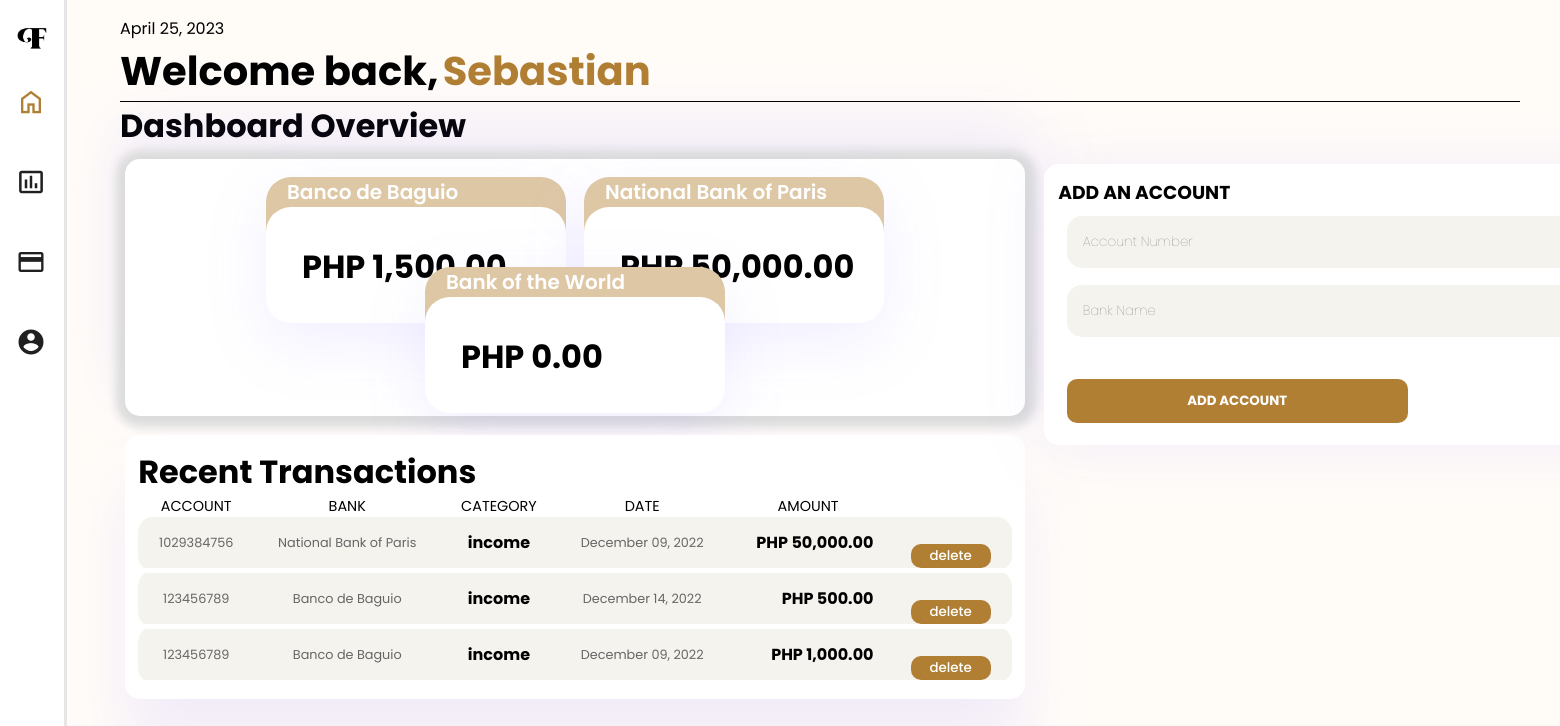
The app's page /home.php (signed in) with its own data.
### tables this page shows
CREATE TABLE IF NOT EXISTS `linked_accounts` (
  `account_id` int(11) NOT NULL AUTO_INCREMENT,
  `bank_name` varchar(32) NOT NULL,
  `acc_num` int(11) NOT NULL,
  `balance` int(11) NOT NULL DEFAULT 0,
  `u_id` int(11) NOT NULL,
  PRIMARY KEY (`account_id`)
);

CREATE TABLE IF NOT EXISTS `transactions` (
  `transaction_ID` int(6) NOT NULL AUTO_INCREMENT,
  `u_ID` int(11) NOT NULL,
  `amount` int(11) NOT NULL,
  `date` date NOT NULL,
  `type` varchar(32) NOT NULL,
  `acc_num` int(11) NOT NULL,
  PRIMARY KEY (`transaction_ID`),
  KEY `u_ID` (`u_ID`)
);

### transactions-recent.php (the view, shortened to what this page needs)
<table class="transaction">
    <thead class="transc-head">
        <tr>
            <td>ACCOUNT</td>
            <td>BANK</td>
            <td>CATEGORY</td>
            <td>DATE</td>
            <td>AMOUNT</td>
            <td></td>
        </tr>
    </thead>
    <tbody>
    <?php
    include("dbconn.php");
    $userid = $_SESSION['sess_uid'];
    $gettrans = "SELECT a.*, b.bank_name FROM transactions a INNER JOIN linked_accounts b ON a.acc_num = b.acc_num AND a.u_ID = $userid order by transaction_ID desc";
    $result = $conn->query($gettrans);
    if ($result->num_rows > 0) {
        while($usertrans = $result -> fetch_assoc()){
    ?>
        <tr class="data-row">
            <td class="td-desc"><?php echo $usertrans['acc_num'] ?></td>
            <td class="td-desc"><?php echo $usertrans['bank_name'] ?></td>
            <td class="td-highlight"><?php echo $usertrans['type'] ?></td>
            <td class="td-desc">
                <?php
                    $tdat = date_create($usertrans['date'])->format('F d, Y');
                    echo $tdat;
                ?>
            </td>
            <td class="td-highlight" align="right">
                PHP <?php echo number_format($usertrans["amount"],2); ?>
            </td>
            <td class="transc-delete">
                <form action="transactions-delete.php" method="post">
                    <input type="hidden" name="pagefrom" value="<?php echo basename($_SERVER["REQUEST_URI"], ".php") ?>"><br>
                    <input class="delete-button" type="submit" name="delete" value="delete">
                </form>
            </td>
        </tr>
    <?php
        }
        }
    ?>
    </tbody>
</table>

### home.php (shortened to what this page needs)
<!DOCTYPE html>
<html lang="en">
<head>
    <link rel="stylesheet" href="css/Nav-Head.css"/>
    <link rel="stylesheet" href="css/Main-Hero.css"/>
</head>
<body>
<?php include 'leftnavbar.php';?>
      <main>
        <?php include 'header-date-user.php';?>
          <h1 class="head-title">
            Dashboard Overview
          </h1>
    <div class="Hero-Main">
            <div class="Left-Hero">
                <?php include 'balance-cards.php'; ?>
                <div class="transc-history">
                    <h1 class="head-title">
                        Recent Transactions
                    </h1>
                    <?php include 'transactions-recent.php'; ?>
                </div>
            </div>
           <div class="Right-Hero">
                <div class="quick-acc">
                    <h3 class="small-title-black">ADD AN ACCOUNT</h3>
                    <form action="accounts-add.php" method="post">
                        <input class="rounded-form" type="text" name="Acc_num" placeholder="Account Number"><br>
                        <input class="rounded-form" type="text" name="Bank_name" placeholder="Bank Name"><br>
                        <input class="rounded-form" type="hidden" name="pagefrom" value="<?php echo basename($_SERVER["REQUEST_URI"], ".php") ?>"><br>
                        <input class="add-button" type="submit" value="ADD ACCOUNT">
                    </form>
                </div>
           </div>
       </div>
      </main>
</body>
</html>

### leftnavbar.php
<?php
    $currentPage = basename($_SERVER["REQUEST_URI"], ".php");
?>
<nav class="navbar">
    <ul class="navbar-nav">
        <li class="">
        <img src="flow-logo.png" class="logo">
        </li>
        <li class="nav-item">
        <a href="home.php" class="nav-link">
            <span class="material-symbols-outlined <?php if ($currentPage=="home"){echo "ic-highlight";}; ?>">home</span>
        </a>
        </li>
        <li class="nav-item">
        <a href="statistics.php" class="nav-link">
            <span class="material-icons <?php if ($currentPage=="statistics"){echo "ic-highlight";}; ?>">insert_chart_outlined</span>
        </a>
        </li>
        <li class="nav-item">
        <a href="transactions.php" class="nav-link">
            <span class="material-symbols-outlined <?php if ($currentPage=="transactions"){echo "ic-highlight";}; ?>">credit_card</span>
        </a>
        </li>
        <li class="nav-item">
        <a href="accounts.php" class="nav-link">
            <span class="material-icons <?php if ($currentPage=="accounts"){echo "ic-highlight";}; ?>">account_circle</span>
        </a>
        </li>
    </ul>
</nav>

### header-date-user.php
<div class="header">
    <p class="p-head">
        <?php
            $today = date_create()->format('F d, Y');
            echo $today;
        ?>
    </p>
    <span class="Span-Bold">Welcome back,</span>
    <span class="Span-Bold highlight"> <?php echo $_SESSION["sess_fname"] ?></span>
</div>

### balance-cards.php (shortened to what this page needs)
<div class="balance-container">
<?php
    include('dbconn.php');
    $userid = $_SESSION['sess_uid'];
    $getaccounts = "SELECT * FROM linked_accounts WHERE u_id = $userid";
    $result = $conn->query($getaccounts);
    if ($result->num_rows > 0) {
        while($useracc = $result -> fetch_assoc()){
?>
            <div class="balance-card">
                <h3 class="bal-title"><?php echo $useracc["bank_name"]; ?></h3>
                <div class="bal-card1">
                    <h1 class="balance">
                        PHP <?php echo number_format($useracc["balance"],2); ?>
                    </h1>
                </div>
            </div>
<?php
        }
    } else {
?>
    IMPORTANT: You have no bank accounts registered yet. Please add an account.
<?php
    }
?>
</div>

### css/Nav-Head.css (style rules this page uses)
:root { --transition-speed: 600ms; }
body { font-family: Poppins; background-color: #FFFCF8; margin: 0; padding: 0; }
main { margin-left: 5rem; padding: 1rem 2.5rem; position: relative; z-index: 0; }
p, h1,h2,h3 { padding: 0; margin: 0; }
.header { border-style: solid; border-color: black; border-width: 1px; border-top: none; border-right: none; border-left: none; }
.p-head { font-size: clamp(0.5rem, 0.75vw + 0.5rem, 1rem); }
.head-title { font-size: clamp(1.5rem, 2vw + 1rem, 2rem); }
.Span-Bold { font-size: clamp(2rem, 2vw + 1rem, 2.5rem); font-weight: 700; }
.highlight { color:#B17F33 }
.material-symbols-outlined, .material-icons { font-size: 30px; }
.navbar { position: fixed; background-color: white; transition: width 600ms ease; overflow: scroll; height: 100vh; z-index: 1; }
.navbar-nav { list-style: none; padding: 0; margin: 0; display: flex; flex-direction: column; align-items: center; }
.logo { width: 30px; display: flex; margin-top: 1.5rem; }
.nav-item { width: 100%; align-items: center; }
.ic-highlight { color: #B17F33; }
.nav-link { display: flex; align-items: center; height: 5rem; text-decoration: none; color: rgb(32, 32, 32); transition: var(--transition-speed); }
@media only screen and (min-width: 600px) { .navbar { top: 0; width: 4rem; height: 100vh; overflow: hidden; border-style: solid; border-left: none; border-top: none; border-bottom: none; border-color: #E6E6E6; } }
@media only screen and (min-width: 600px) { .nav-item { margin-left: 50%; } }

### css/Main-Hero.css (style rules this page uses)
body { font-family: Poppins; margin: 0; padding: 0; }
.Hero-Main { display: flex; flex-direction: row; flex-flow: wrap; justify-content: left; }
.Left-Hero { width: 65%; }
.Right-Hero { margin: 1%; }
.balance-container { margin: 1% 0.5%; background-color: rgb(255, 255, 255); display: flex; flex-direction: row; flex-wrap: wrap; justify-content: center; border-radius: 15px; padding: 2% 0%; padding-bottom: 6.5%; filter: drop-shadow(0px -29px 30px rgba(123, 97, 255, 0.1)); box-shadow: 1px 1px 10px 10px #DCDCDC; }
.balance-card { width:300px; height: 90px; margin: 0% 1%; border-radius: 25px; background-color:#DDC7A5; filter: drop-shadow(0px 20px 30px rgba(123, 97, 255, 0.1)); }
.bal-card1 { width: 300px; height: 80px; background-color: rgb(255, 255, 255); border-radius: 25px; padding-top: 12%; }
.bal-title { margin-left: 7%; color: white; font-size: 20px; font-weight: 600; }
.balance { margin-left: 12%; }
.transc-history { background-color: rgb(255, 255, 255); padding: 1.5%; border-radius: 15px; margin: 2% 0.5%; filter: drop-shadow(0px 50px 30px rgba(123, 97, 255, 0.1)); }
.transaction { border-collapse:collapse; text-align: center; width: 100%; }
.transc-head { font-weight: 400; font-size: 90% ; }
.data-row { border-style: solid; border-top: none; border-right: none; border-left: none; border-color: white; border-width: 5px; }
.td-desc { font-weight: 400; color: rgb(102, 102, 102); font-size: 80%; height: 2rem; }
.td-highlight { font-weight: 700; height: 2.3rem; }
.delete-button { font-family: Poppins; font-weight: 500; color: white; background: #B17F33; border-style: none; border-radius: 10px; width: 5rem; height: 1.5rem; cursor: pointer; transition: 0.3s; }
thead { font-weight: 300; }
tbody { background-color:#F5F3ED; }
td:first-child, th:first-child { border-radius: 15px 0 0 15px; }
td { padding: 0 1rem ; }
td:last-child, th:last-child { border-radius: 0 15px 15px 0; }
.quick-acc { width: 300%; background-color: rgb(255, 255, 255); padding: 5%; border-radius: 15px; filter: drop-shadow(0px 3px 30px rgba(123, 97, 255, 0.1)); }
.rounded-form { width: 90%; padding: 1rem; margin: 1%; border-style: none; background-color: #F5F3ED; border-radius: 15px; font-family: poppins; font-weight: 100; }
.add-button { width:40%; padding: 0.75rem; border-style: none; background-color: #B17F33; font-family: poppins; font-weight: 700; color: white; border-radius: 10px; margin: 1%; cursor: pointer; transition: 0.3s; }

### records on screen
linked_accounts: bank_name "Banco de Baguio", balance "1,500.00"
linked_accounts: bank_name "National Bank of Paris", balance "50,000.00"
linked_accounts: bank_name "Bank of the World", balance "0.00"
transactions: acc_num "1029384756", linked_accounts.bank_name "National Bank of Paris", type "income", date "December 09, 2022", amount "50,000.00"
transactions: acc_num "123456789", linked_accounts.bank_name "Banco de Baguio", type "income", date "December 14, 2022", amount "500.00"
transactions: acc_num "123456789", linked_accounts.bank_name "Banco de Baguio", type "income", date "December 09, 2022", amount "1,000.00"

### other values on screen
$today "April 25, 2023"
$_SESSION["sess_fname"] "Sebastian"
